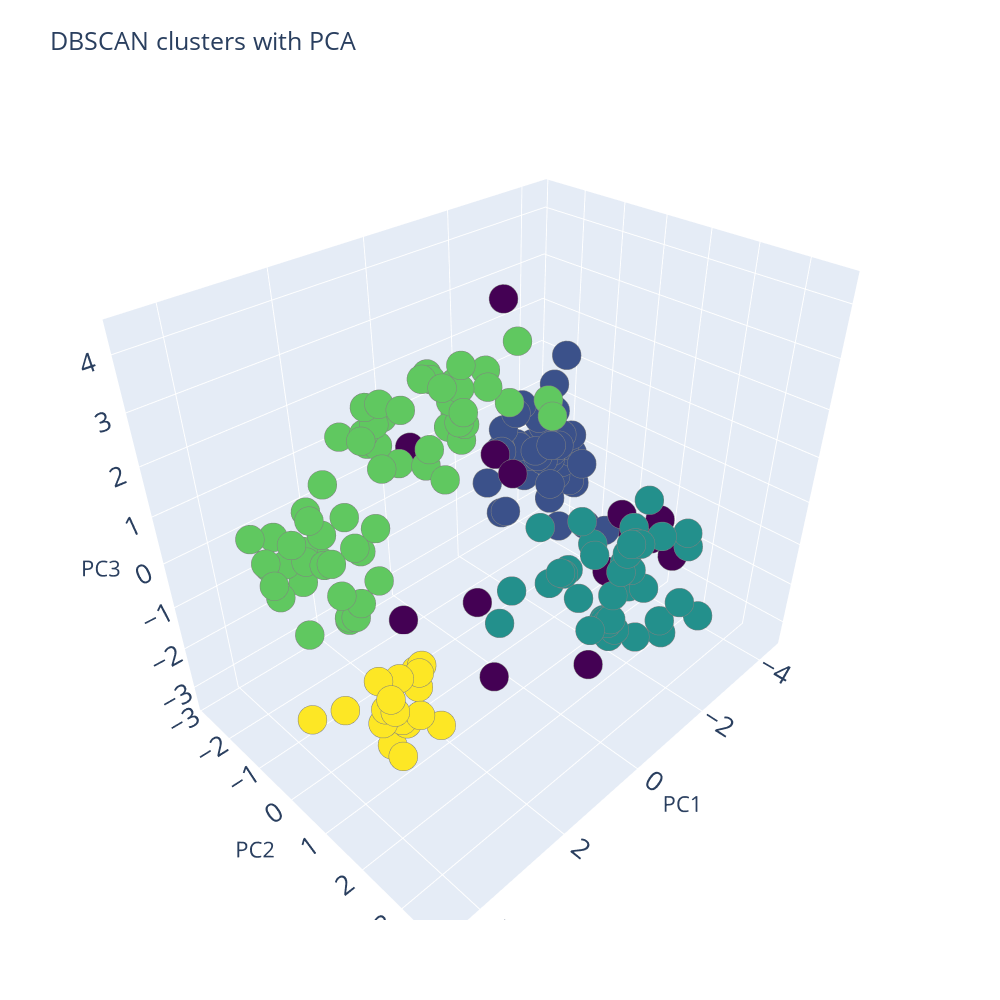

The cell this chart's notebook holds for it:
### Code cell
#Note:this graph wont open in github. check running the code in jupyter notebook to view the graph of clusters

Scene = dict(xaxis = dict(title  = 'PC1'),yaxis = dict(title  = 'PC2'),zaxis = dict(title  = 'PC3'))
label1=model1.labels_
trace = go.Scatter3d(x=db_data.iloc[:,0], y=db_data.iloc[:,1], z=db_data.iloc[:,2], mode='markers',marker=dict(color = label1, colorscale='Viridis', size = 10, line = dict(color = 'gray',width = 5)))
layout = go.Layout(scene = Scene, height = 1000,width = 1000)
data = [trace]
fig = go.Figure(data = data, layout = layout)
fig.update_layout(title='DBSCAN clusters with PCA', font=dict(size=18,))
fig.show()

### Figure 1 — Plotly figure (JSON) as saved in the notebook; plotly's stock layout.template omitted (floating-point values rounded to 4 significant figures; data arrays with more than 128 entries replaced by an {"elided": "..."} marker saying what was removed)
{"data": [{"marker": {"color": {"elided": "178 int values"}, "colorscale": [[0, "#440154"], [0.1111, "#482878"], [0.2222, "#3e4989"], [0.3333, "#31688e"], [0.4444, "#26828e"], [0.5556, "#1f9e89"], [0.6667, "#35b779"], [0.7778, "#6ece58"], [0.8889, "#b5de2b"], [1, "#fde725"]], "line": {"color": "gray", "width": 5}, "size": 10}, "mode": "markers", "type": "scatter3d", "x": {"elided": "178 float values"}, "y": {"elided": "178 float values"}, "z": {"elided": "178 float values"}}], "layout": {"font": {"size": 18}, "height": 1000, "scene": {"xaxis": {"title": {"text": "PC1"}}, "yaxis": {"title": {"text": "PC2"}}, "zaxis": {"title": {"text": "PC3"}}}, "title": {"text": "DBSCAN clusters with PCA"}, "width": 1000}}
